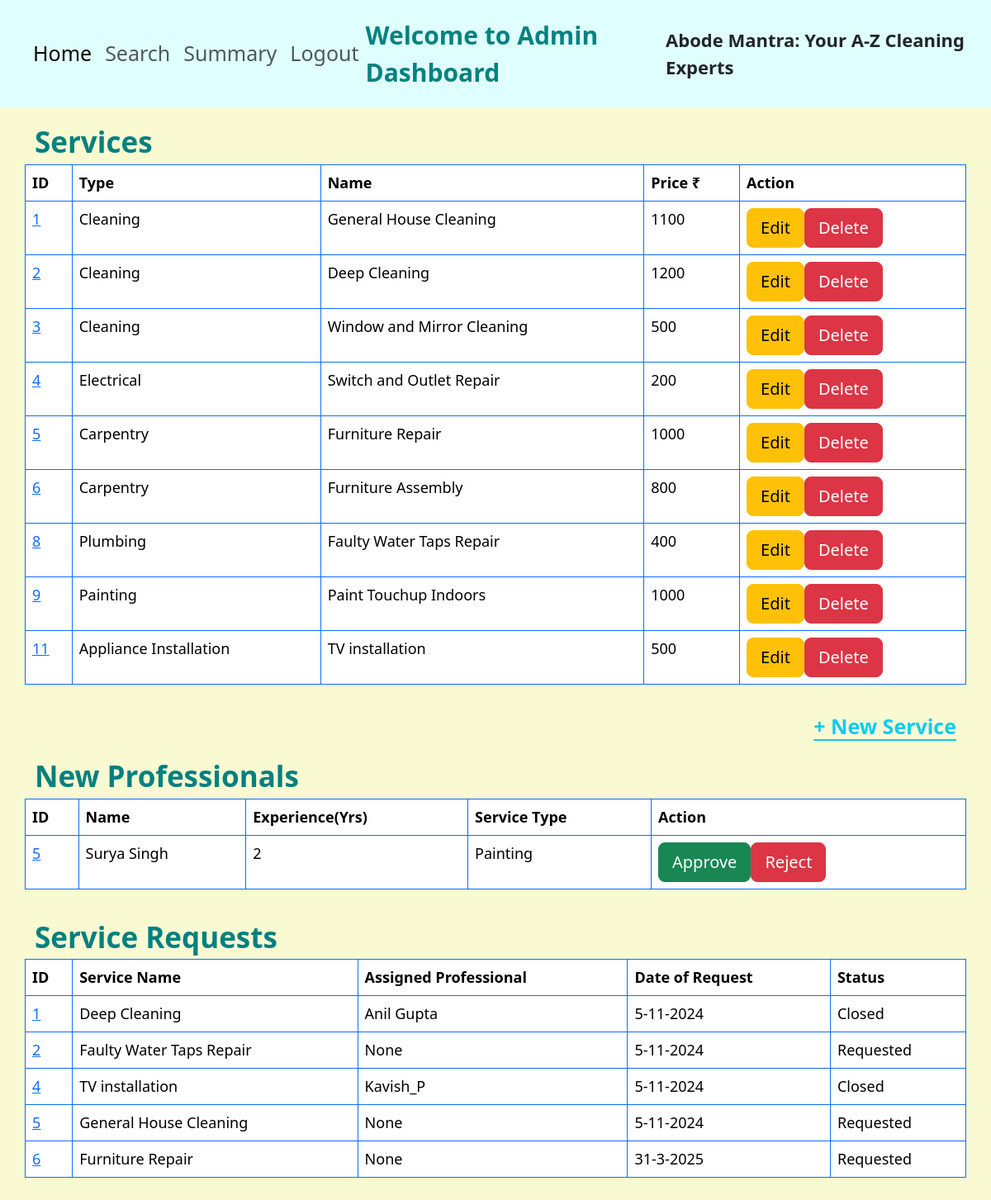
The page /admin/home on the database its author committed.
### application/models.py (models this page shows)
class Service(db.Model):
    __tablename__="service"
    service_id=db.Column(db.Integer, primary_key=True, autoincrement=True)
    service_type=db.Column(db.String(), nullable=False)
    service_name=db.Column(db.String(), nullable=False, unique=True)
    service_price=db.Column(db.Integer, nullable=False)
    service_duration=db.Column(db.Integer, nullable=False)
    service_desc=db.Column(db.String())
    service_req=db.Relationship('ServiceRequest',backref='sr',cascade='delete')

class Professional(db.Model):
    __tablename__="professional"
    pro_id=db.Column(db.Integer, primary_key=True, autoincrement=True)
    pro_name=db.Column(db.String(), nullable=False)
    pro_contact_no=db.Column(db.Integer)
    pro_email=db.Column(db.String(), nullable=False, unique=True)
    pro_password=db.Column(db.String(), nullable=False)
    pro_service_type=db.Column(db.String(), nullable=False)
    pro_exp=db.Column(db.Integer, nullable=False)
    pro_pincode=db.Column(db.Integer, nullable=False)
    pro_status=db.Column(db.String())
    serv_req_pro=db.Relationship('ServiceRequest',backref='srp')

class ServiceRequest(db.Model):
    __tablename__="servicerequest"
    sr_id=db.Column(db.Integer, primary_key=True, autoincrement=True)
    service_id=db.Column(db.Integer, db.ForeignKey('service.service_id'))
    customer_id=db.Column(db.Integer, db.ForeignKey('customer.customer_id'))
    pro_id=db.Column(db.Integer, db.ForeignKey('professional.pro_id'))
    date_of_req=db.Column(db.String(), nullable=False)
    date_of_comp=db.Column(db.String())
    service_status=db.Column(db.String(), nullable=False)
    service_remarks=db.Column(db.String())
    service_rating=db.Column(db.Integer)
    pro_rating=db.Column(db.Integer)

### application/controllers.py (the view)
@app.route('/admin/home',methods=["GET","POST"])
def admin_home():
    if request.method=="GET":
        serv_hist_list=[]
        services_data=Service.query.all()
        pro_data=Professional.query.filter(Professional.pro_status=='Pending').all()
        service_reqs=ServiceRequest.query.all()
        for x in service_reqs:
            if x.srp is None:
                serv_hist_list.append([x.sr_id,x.sr.service_name,None,None,x.date_of_req,x.service_status])
            else:
                serv_hist_list.append([x.sr_id,x.sr.service_name,x.srp.pro_name,x.srp.pro_contact_no,x.date_of_req,x.service_status])
        return render_template('home_admin.html',service=services_data, pro=pro_data,serv_reqs=serv_hist_list)

### templates/home_admin.html (shortened to what this page needs)
<!DOCTYPE html>
<html lang="en">
<head>
  <link rel="stylesheet" href="/static/bootstrap/css/bootstrap.min.css">
</head>
<body style="background-color:lightgoldenrodyellow">
  <nav class="navbar navbar-expand-lg col-md-12" style="background-color:lightcyan; font-size: 25px; padding: 20px;">
    <div class="container-fluid">
      <ul class="navbar-nav">
        <li class="nav-item">
          <a class="nav-link active" href="/admin/home">Home</a>
        </li>
        <li class="nav-item">
          <a class="nav-link" href="/admin/search">Search</a>
        </li>
        <li class="nav-item">
          <a class="nav-link" href="/admin/summary">Summary</a>
        </li>
        <li class="nav-item">
          <a class="nav-link" href="/">Logout</a>
        </li>
      </ul>
      <p class="mb-0" style="color:#00827f; font-size:30px; font-weight:bold;">Welcome to Admin Dashboard</p>
      <p class="mb-0" style="font-size:22px; font-weight:bold;">Abode Mantra: Your A-Z Cleaning Experts</p>
    </div>
  </nav>
  <div class="container">
    <div class="row my-3">
      <p class="mb-0" style="color:teal; font-size:35px; font-weight:bold;">Services</p>
      <table class="table table-hover table-bordered border-primary">
        <thead>
            <th>ID</th>
            <th>Type</th>
            <th>Name</th>
            <th>Price ₹</th>
            <th>Action</th>
        </thead>
        {% for x in service %}
          <tr>
            <td><a href="/admin/service/{{x.service_id}}">{{x.service_id}}</a></td>
            <td>{{x.service_type}}</td>
            <td>{{x.service_name}}</td>
            <td>{{x.service_price}}</td>
            <td>
              <div class="btn-group" role="group">
                <a href="/admin/service_update/{{x.service_id}}"><button type="button" class="btn btn-lg btn-warning">Edit</button></a>
                  <a href="/admin/service_delete/{{x.service_id}}"><button type="button" class="btn btn-lg btn-danger">Delete</button></a>
              </div>
            </td>
          </tr>
          {% endfor %}
      </table>
    </div>
    <p class="text-end"><a href="/admin/service_create" class="link-info link-offset-2 link-underline-opacity-100 link-underline-opacity-100-hover" style="font-size:25px; font-weight: bold;">+ New Service</a></p>
    <div class="row my-3">
      <p class="mb-0" style="color:teal; font-size:35px; font-weight:bold;">New Professionals</p>
      <table class="table table-hover table-bordered border-primary">
        <thead>
          <tr>
            <th>ID</th>
            <th>Name</th>
            <th>Experience(Yrs)</th>
            <th>Service Type</th>
            <th>Action</th>
          </tr>
        </thead>
        {% for y in pro %}
          <tr>
            <td><a href="/admin/pro_details/{{y.pro_id}}">{{y.pro_id}}</a></td>
            <td>{{y.pro_name}}</td>
            <td>{{y.pro_exp}}</td>
            <td>{{y.pro_service_type}}</td>
            <td>
              <div class="btn-group" role="group">
                <a href="/admin/pro/approve/{{y.pro_id}}"><button type="button" class="btn btn-lg btn-success">Approve</button></a>
                <a href="/admin/pro/reject/{{y.pro_id}}"><button type="button" class="btn btn-lg btn-danger">Reject</button></a>
              </div>
            </td>
          </tr>
          {% endfor %}
      </table>
    </div>
    <div class="row my-3">
      <p class="mb-0" style="color:teal; font-size:35px; font-weight:bold;">Service Requests</p>
      <table class="table table-hover table-bordered border-primary">
        <thead>
            <th>ID</th>
            <th>Service Name</th>
            <th>Assigned Professional</th>
            <th>Date of Request</th>
            <th>Status</th>
        </thead>
        {% for z in serv_reqs %}
          <tr>
            <td><a href="/admin/service_req/{{z[0]}}">{{z[0]}}</a></td>
            <td>{{z[1]}}</td>
            <td>{{z[2]}}</td>
            <td>{{z[4]}}</td>
            <td>{{z[5]}}</td>
          </tr>
          {% endfor %}
      </table>
    </div>
  </div>
</body>
</html>

### templates/home_admin.html (style rules this page uses)
table { font-size: 18px; }

### rows shown on the page
Service: service_id "1", service_type "Cleaning", service_name "General House Cleaning", service_price "1100", service_name "General House Cleaning"
Service: service_id "2", service_type "Cleaning", service_name "Deep Cleaning", service_price "1200", service_name "Deep Cleaning"
Service: service_id "3", service_type "Cleaning", service_name "Window and Mirror Cleaning", service_price "500"
Service: service_id "4", service_type "Electrical", service_name "Switch and Outlet Repair", service_price "200"
Service: service_id "5", service_type "Carpentry", service_name "Furniture Repair", service_price "1000", service_name "Furniture Repair"
Service: service_id "6", service_type "Carpentry", service_name "Furniture Assembly", service_price "800"
Service: service_id "8", service_type "Plumbing", service_name "Faulty Water Taps Repair", service_price "400", service_name "Faulty Water Taps Repair"
Service: service_id "9", service_type "Painting", service_name "Paint Touchup Indoors", service_price "1000"
Service: service_id "11", service_type "Appliance Installation", service_name "TV installation", service_price "500", service_name "TV installation"
Professional: pro_id "5", pro_name "Surya Singh", pro_exp "2", pro_service_type "Painting"
Professional: pro_name "Anil Gupta"
ServiceRequest: date_of_req "5-11-2024", service_status "Closed"
ServiceRequest: date_of_req "5-11-2024", service_status "Requested"
Professional: pro_name "Kavish_P"
ServiceRequest: date_of_req "5-11-2024", service_status "Closed"
ServiceRequest: date_of_req "5-11-2024", service_status "Requested"
ServiceRequest: date_of_req "31-3-2025", service_status "Requested"

### other values the page prints
{{ z[0] }} "1" "2" "4" "5" "6"
{{ z[2] }} "None" "None" "None"
